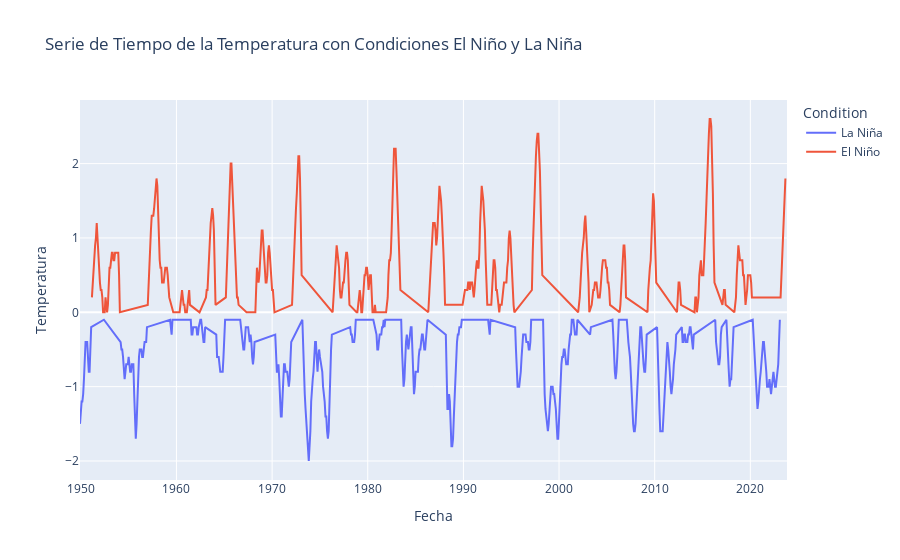

Notebook source saved alongside this figure:
### Code cell
import pandas as pd
import plotly.express as px

# Convertir la columna 'Temperature' a numérico
df_melted['Temperature'] = pd.to_numeric(df_melted['Temperature'], errors='coerce')

# Crear una columna 'Condition' basada en el valor de 'Temperature'
df_melted['Condition'] = df_melted['Temperature'].apply(lambda x: 'La Niña' if x < 0 else 'El Niño')

# Crear un gráfico de serie de tiempo con Plotly
fig = px.line(df_melted, x='Date', y='Temperature', color='Condition', 
              title='Serie de Tiempo de la Temperatura con Condiciones El Niño y La Niña',
              labels={'Temperature': 'Temperatura', 'Date': 'Fecha'})

# Mostrar el gráfico
fig.show()

### Figure 1 — Plotly figure (JSON) as saved in the notebook; plotly's stock layout.template omitted (floating-point values rounded to 4 significant figures; data arrays with more than 128 entries replaced by an {"elided": "..."} marker saying what was removed)
{"data": [{"hovertemplate": "Condition=La Niña<br>Fecha=%{x}<br>Temperatura=%{y}<extra></extra>", "legendgroup": "La Niña", "line": {"color": "#636efa", "dash": "solid"}, "marker": {"symbol": "circle"}, "mode": "lines", "name": "La Niña", "orientation": "v", "showlegend": true, "type": "scatter", "x": {"elided": "443 str values"}, "xaxis": "x", "y": {"elided": "443 float values"}, "yaxis": "y"}, {"hovertemplate": "Condition=El Niño<br>Fecha=%{x}<br>Temperatura=%{y}<extra></extra>", "legendgroup": "El Niño", "line": {"color": "#EF553B", "dash": "solid"}, "marker": {"symbol": "circle"}, "mode": "lines", "name": "El Niño", "orientation": "v", "showlegend": true, "type": "scatter", "x": {"elided": "445 str values"}, "xaxis": "x", "y": {"elided": "445 float values"}, "yaxis": "y"}], "layout": {"legend": {"title": {"text": "Condition"}, "tracegroupgap": 0}, "title": {"text": "Serie de Tiempo de la Temperatura con Condiciones El Niño y La Niña"}, "xaxis": {"anchor": "y", "domain": [0, 1], "title": {"text": "Fecha"}}, "yaxis": {"anchor": "x", "domain": [0, 1], "title": {"text": "Temperatura"}}}}
